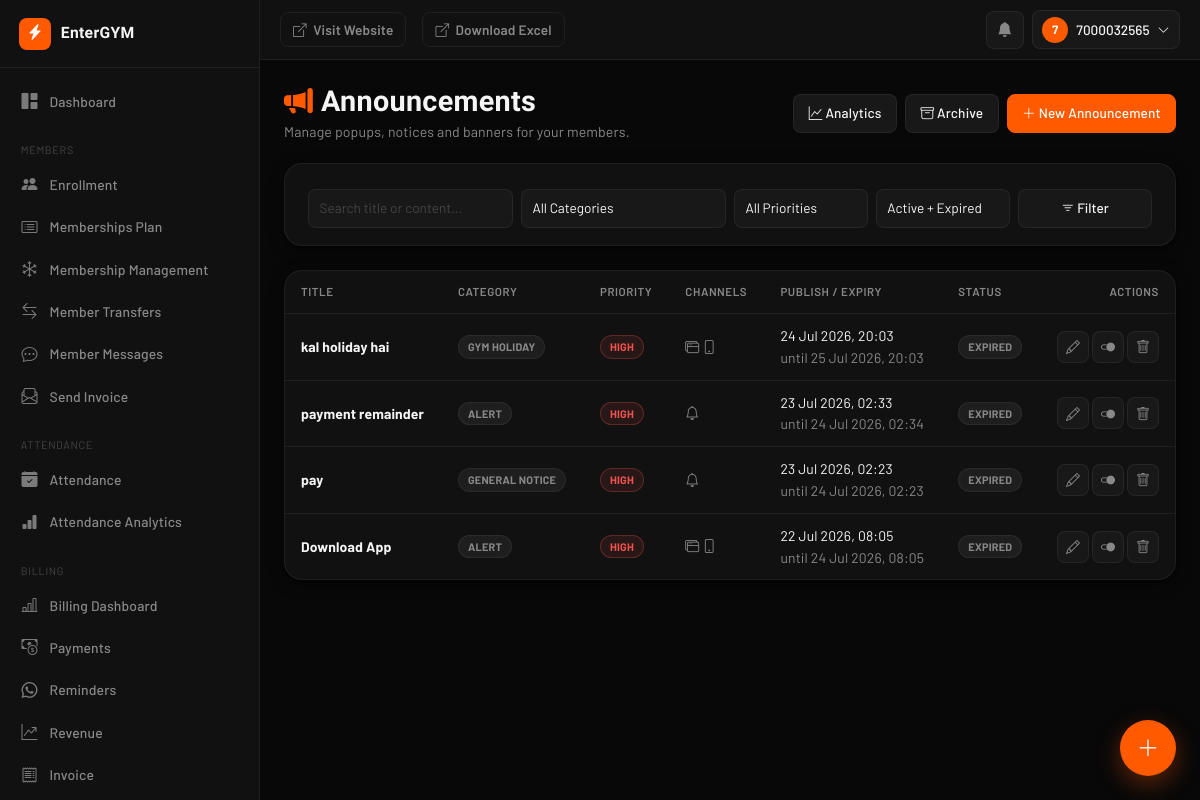
The page /owner/announcements/ (signed in) on the database its author committed.
### announcements/models.py (models this page shows, shortened)
class Announcement(models.Model):
    class Category(models.TextChoices):
        OFFER            = 'offer',            'Offer'
        INSTRUCTION      = 'instruction',       'Instruction'
        ALERT            = 'alert',             'Alert'
        HOLIDAY          = 'holiday',           'Gym Holiday'
        NEW_PLAN         = 'new_plan',          'New Plan'
        EVENT            = 'event',             'Event'
        MAINTENANCE      = 'maintenance',       'Maintenance'
        PAYMENT_REMINDER = 'payment_reminder',  'Payment Reminder'
        TRAINER_UPDATE   = 'trainer_update',    'Trainer Update'
        GENERAL          = 'general',           'General Notice'
    class Priority(models.TextChoices):
        HIGH   = 'high',   'High'
        MEDIUM = 'medium', 'Medium'
        LOW    = 'low',    'Low'
    class Audience(models.TextChoices):
        ALL              = 'all',              'All Members'
        ACTIVE           = 'active',           'Only Active Members'
        EXPIRED          = 'expired',          'Expired Members'
        EXPIRING_SOON    = 'expiring_soon',    'Members Expiring in 3 Days'
        PLAN             = 'plan',             'Members of Specific Plan'
        TRAINER          = 'trainer',          'Members of Specific Trainer'
        SPECIFIC         = 'specific',         'Specific Members'
    gym = models.ForeignKey(Gym, on_delete=models.CASCADE, db_index=True, related_name='announcements')
    objects = GymManager()
    title       = models.CharField(max_length=150)
    description = models.TextField(help_text="Rich text (HTML from the editor). Sanitized on save.")
    announcement_type = models.CharField(max_length=20, choices=Category.choices, default=Category.GENERAL)
    priority    = models.CharField(max_length=10, choices=Priority.choices, default=Priority.MEDIUM, db_index=True)
    image      = CloudinaryField('announcement_image', null=True, blank=True)
    attachment = CloudinaryField(
        'announcement_attachment', null=True, blank=True, resource_type='raw',
    )
    external_link = models.URLField(blank=True)
    publish_at = models.DateTimeField(default=timezone.now, db_index=True)
    expires_at = models.DateTimeField(null=True, blank=True, db_index=True)
    is_active  = models.BooleanField(default=True, db_index=True)
    show_popup    = models.BooleanField(default=False)
    show_banner   = models.BooleanField(default=False)
    show_web      = models.BooleanField(default=True)
    show_mobile   = models.BooleanField(default=True)
    send_push     = models.BooleanField(default=False)
    require_read  = models.BooleanField(
        default=False,
        help_text="If set, High-priority popups stay until the member explicitly presses Mark as Read "
                   "(Dismiss alone does not satisfy this).",
    )
    pin_home = models.BooleanField(default=False)
    target_audience = models.CharField(max_length=20, choices=Audience.choices, default=Audience.ALL)
    target_plan     = models.ForeignKey(MembershipPlan, on_delete=models.SET_NULL, null=True, blank=True, related_name='+')
    target_trainer  = models.ForeignKey(AuthFitTrainer, on_delete=models.SET_NULL, null=True, blank=True, related_name='+')
    target_members  = models.ManyToManyField(User, blank=True, related_name='targeted_announcements')
    push_sent_at    = models.DateTimeField(null=True, blank=True)
    push_sent_count = models.PositiveIntegerField(default=0)
    view_count      = models.PositiveIntegerField(
        default=0,
        help_text="Incremented once per member the first time it enters their home/center feed. "
                   "Best-effort counter, not a unique-visitor guarantee.",
    )
    created_by = models.ForeignKey(User, on_delete=models.SET_NULL, null=True, blank=True, related_name='+')
    created_at = models.DateTimeField(auto_now_add=True)
    updated_at = models.DateTimeField(auto_now=True)
    class Meta:
        ordering = ['-pin_home', '-publish_at']
        indexes = [
            models.Index(fields=['gym', 'is_active', 'publish_at']),
            models.Index(fields=['gym', 'announcement_type']),
            models.Index(fields=['gym', 'priority']),
        ]
        verbose_name = 'Announcement'
        verbose_name_plural = 'Announcements'
    @property
    def is_published(self) -> bool:
        return self.is_active and self.publish_at <= timezone.now()
    @property
    def is_expired(self) -> bool:
        return bool(self.expires_at and timezone.now() > self.expires_at)
    @property
    def is_live(self) -> bool:
        return self.is_published and not self.is_expired

### announcements/views.py (the view)
# urls.py: path('owner/announcements/', views.announcement_list, name='announcement_list'),
@announcement_admin_required
def announcement_list(request):
    gym = _current_gym(request)
    qs = Announcement.objects.select_related('gym').order_by('-pin_home', '-publish_at')
    if gym:
        qs = qs.filter(gym=gym)
    elif not request.user.is_superuser:
        qs = qs.none()
    category = request.GET.get('category')
    priority = request.GET.get('priority')
    status   = request.GET.get('status')  # active | expired | inactive
    search   = request.GET.get('q')
    if category:
        qs = qs.filter(announcement_type=category)
    if priority:
        qs = qs.filter(priority=priority)
    if status == 'active':
        qs = qs.filter(is_active=True, expires_at__isnull=True) | qs.filter(
            is_active=True, expires_at__gt=timezone.now())
    elif status == 'expired':
        qs = qs.filter(expires_at__lt=timezone.now())
    elif status == 'inactive':
        qs = qs.filter(is_active=False)
    if search:
        qs = qs.filter(Q(title__icontains=search) | Q(description__icontains=search))
    paginator = Paginator(qs.distinct(), 20)
    page_obj = paginator.get_page(request.GET.get('page'))
    return render(request, 'announcements/owner/list.html', {
        'page_obj': page_obj,
        'categories': Announcement.Category.choices,
        'priorities': Announcement.Priority.choices,
        'filters': {'category': category, 'priority': priority, 'status': status, 'q': search or ''},
        'gyms': Gym.objects.all() if request.user.is_superuser else None,
        'selected_gym': gym,
    })

### announcements/templates/announcements/owner/list.html (shortened to what this page needs)
{% extends "dashboard/base.html" %}
{% load static %}
{% block content %}
<div class="db-page-header flex-wrap gap-2">
  <div>
    <h1 class="db-page-title"><i class="bi bi-megaphone-fill me-2" style="color:var(--orange);"></i>Announcements</h1>
    <p class="db-page-sub">Manage popups, notices and banners for your members.</p>
  </div>
  <div class="d-flex gap-2">
    <a href="{% url 'announcement_analytics' %}" class="btn db-btn">
      <i class="bi bi-graph-up"></i> Analytics
    </a>
    <a href="{% url 'announcement_archive' %}" class="btn db-btn">
      <i class="bi bi-archive"></i> Archive
    </a>
    <a href="{% url 'announcement_create' %}" class="btn db-btn db-btn-primary">
      <i class="bi bi-plus-lg"></i> New Announcement
    </a>
  </div>
</div>
<div class="db-card mb-4">
  <form method="get" class="row g-2 m-0">
    <div class="col-md-3">
      <input type="text" name="q" value="{{ filters.q }}" class="form-control db-input" placeholder="Search title or content...">
    </div>
    <div class="col-md-3">
      <select name="category" class="form-select db-input">
        <option value="">All Categories</option>
      </select>
    </div>
    <div class="col-md-2">
      <select name="priority" class="form-select db-input">
        <option value="">All Priorities</option>
      </select>
    </div>
    <div class="col-md-2">
      <select name="status" class="form-select db-input">
        <option value="">Active + Expired</option>
      </select>
    </div>
    <div class="col-md-2">
      <button class="btn db-btn w-100" type="submit"><i class="bi bi-filter"></i> Filter</button>
    </div>
  </form>
</div>
{% if page_obj.object_list %}
<div class="db-table-wrap db-card p-0">
  <div class="table-responsive">
    <table class="table db-table align-middle mb-0">
      <thead>
        <tr>
          <th>Title</th>
          <th>Category</th>
          <th>Priority</th>
          <th>Channels</th>
          <th>Publish / Expiry</th>
          <th>Status</th>
          <th class="text-end">Actions</th>
        </tr>
      </thead>
      <tbody>
        {% for a in page_obj %}
        <tr>
          <td>
            <strong>{{ a.title }}</strong>
          </td>
          <td><span class="db-badge-pill db-badge-neutral">{{ a.get_announcement_type_display }}</span></td>
          <td>
            {% if a.priority == 'high' %}<span class="db-badge-pill db-badge-danger">High</span>
            {% elif a.priority == 'medium' %}<span class="db-badge-pill db-badge-warning">Medium</span>
            {% else %}<span class="db-badge-pill db-badge-neutral">Low</span>{% endif %}
          </td>
          <td class="small" style="color:var(--text-mid);">
            {% if a.show_popup %}<i class="bi bi-window-stack" title="Popup"></i>{% endif %}
            {% if a.send_push %}<i class="bi bi-bell" title="Push"></i>{% endif %}
            {% if a.show_mobile %}<i class="bi bi-phone" title="Mobile"></i>{% endif %}
          </td>
          <td class="small">
            {{ a.publish_at|date:"d M Y, H:i" }}
            {% if a.expires_at %}<br><span style="color:var(--text-mid);">until {{ a.expires_at|date:"d M Y, H:i" }}</span>{% endif %}
          </td>
          <td>
            {% if a.is_live %}<span class="db-badge-pill db-badge-success">Live</span>
            {% elif a.is_expired %}<span class="db-badge-pill db-badge-neutral">Expired</span>
            {% elif not a.is_active %}<span class="db-badge-pill db-badge-neutral">Inactive</span>
            {% else %}<span class="db-badge-pill db-badge-primary">Scheduled</span>{% endif %}
          </td>
          <td class="text-end">
            <a href="{% url 'announcement_edit' a.pk %}" class="btn btn-sm db-btn-icon" title="Edit"><i class="bi bi-pencil"></i></a>
            <form method="post" action="{% url 'announcement_toggle_active' a.pk %}" class="d-inline">
              <button class="btn btn-sm db-btn-icon" title="Toggle active">
                <i class="bi bi-toggle2-{% if a.is_active %}on{% else %}off{% endif %}"></i>
              </button>
            </form>
            <form method="post" action="{% url 'announcement_delete' a.pk %}" class="d-inline js-confirm-delete">
              <button class="btn btn-sm db-btn-icon db-btn-icon-danger" title="Delete"><i class="bi bi-trash"></i></button>
            </form>
          </td>
        </tr>
        {% endfor %}
      </tbody>
    </table>
  </div>
</div>
{% endif %}
{% endblock %}

### templates/dashboard/includes/_navbar.html (shortened to what this page needs)
<header class="db-navbar">
  <a href="{% url 'home' %}" class="db-visit-site-btn">
    <i class="bi bi-box-arrow-up-right"></i>
    <span class="d-none d-md-inline">Visit Website</span>
  </a>
  <a href="{% url 'export_enrollments' gym.id %}" class="db-visit-site-btn">
    <i class="bi bi-box-arrow-up-right"></i>
    <span class="d-none d-md-inline">Download Excel</span>
  </a>
  <div class="db-navbar-right">
    <div class="dropdown db-notif-bell">
      <button type="button" class="db-icon-btn" id="dbNotifBtn" data-bs-toggle="dropdown" aria-expanded="false" aria-label="Notifications">
        <i class="bi bi-bell-fill"></i>
      </button>
    </div>
    <div class="dropdown">
      <button type="button" class="db-user-btn" data-bs-toggle="dropdown" aria-expanded="false">
        <span class="db-avatar">{{ request.user.username|slice:":1"|upper }}</span>
        <span class="db-user-name d-none d-md-inline">{{ request.user.get_full_name|default:request.user.username }}</span>
        <i class="bi bi-chevron-down small"></i>
      </button>
    </div>
  </div>
</header>

### rows shown on the page
Announcement: title "kal holiday hai", announcement_type "GYM HOLIDAY", priority "HIGH", show_popup True (drawn), show_mobile True (drawn), publish_at "24 Jul 2026, 20:03", expires_at "25 Jul 2026, 20:03", is_active "EXPIRED"
Announcement: title "payment remainder", announcement_type "ALERT", priority "HIGH", send_push True (drawn), publish_at "23 Jul 2026, 02:33", expires_at "24 Jul 2026, 02:34", is_active "EXPIRED"
Announcement: title "pay", announcement_type "GENERAL NOTICE", priority "HIGH", send_push True (drawn), publish_at "23 Jul 2026, 02:23", expires_at "24 Jul 2026, 02:23", is_active "EXPIRED"
Announcement: title "Download App", announcement_type "ALERT", priority "HIGH", show_popup True (drawn), show_mobile True (drawn), publish_at "22 Jul 2026, 08:05", expires_at "24 Jul 2026, 08:05", is_active "EXPIRED"

### other values the page prints
{{ gym.gym_name|default:"EnterGYM" }} "EnterGYM"
{{ request.user.username|slice:":1"|upper }} "7"
{{ request.user.get_full_name|default:request.user.username }} "7000032565"
